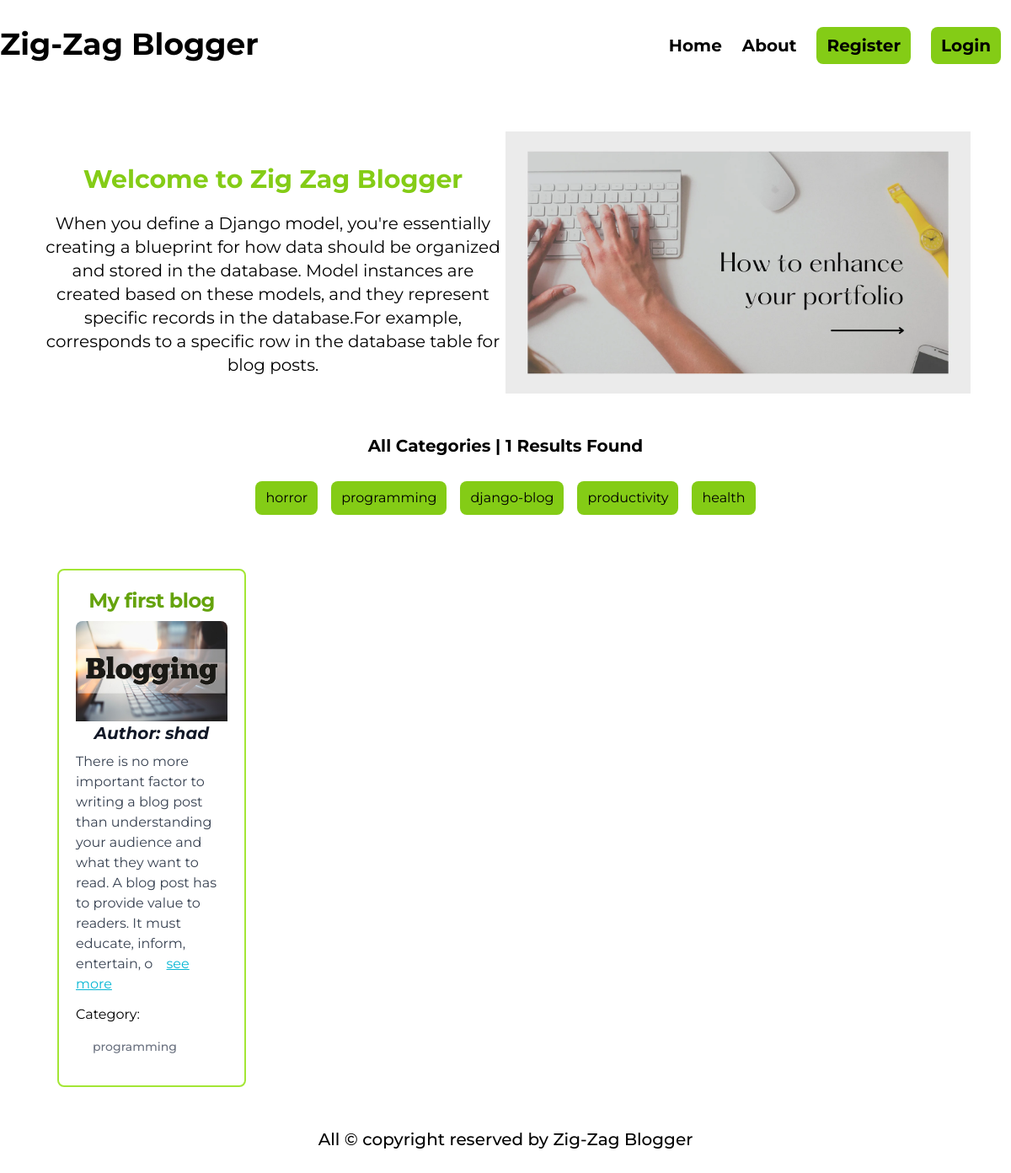
/category/programming/, run on the app's committed database.
### categories/models.py (models this page shows, shortened)
class Category(models.Model):
    name = models.CharField(max_length=50)
    slug = models.SlugField(max_length=100, unique = True, null=True, blank=True)

### posts/models.py (models this page shows, shortened)
class Post(models.Model):
    title = models.CharField(max_length=50)
    content = models.TextField()
    category = models.ManyToManyField(Category)
    author = models.ForeignKey(User, on_delete=models.CASCADE)
    image = models.ImageField(upload_to='posts/media/uploads/', blank=True, null = True)

### blog_project_1/views.py (the view)
# urls.py: path('', views.home, name='home')
def home(req, category_slug = None):
    data = Post.objects.all()
    if category_slug is not None:
        category = Category.objects.get(slug = category_slug)
        data = Post.objects.filter(category = category)
    category = Category.objects.all()
    return render(req, 'home2.html', {'data': data,'category': category})

### templates/home2.html
{% extends "base.html" %} {% block content %} {% load static %}
<div class="m-12 text-center flex items-center">
  <div class="w-1/2">
    <h1 class="text-3xl font-bold text-center text-lime-500 my-5">
      Welcome to Zig Zag Blogger
    </h1>
    <p class="text-xl">
      When you define a Django model, you're essentially creating a blueprint
      for how data should be organized and stored in the database. Model
      instances are created based on these models, and they represent specific
      records in the database.For example, corresponds to a specific row in the
      database table for blog posts.
    </p>
  </div>
  <div class="w-1/2">
    <img
      src="{% static 'banner.webp' %}"
      class="img-fluid rounded-top"
      alt=""
    />
  </div>
</div>
<p class="m-2 text-center text-xl font-bold mt-5">
  All Categories | {{data | length}} Results Found
</p>
<div class="flex items-center justify-center mx-auto my-3 rounded-lg">
  <div class="flex items-center m-4">
    {% for i in category %}
    <a
      class="bg-lime-500 mx-2 px-3 py-2 rounded-lg"
      href="{% url 'category_wise' i.slug %}"
      >{{i.name}}</a
    >
    {% endfor %}
  </div>
</div>
<div class="grid md:grid-cols-2 lg:grid-cols-4 gap-4 my-12 mx-12">
  {% for post in data %}
  <div class="rounded-lg border-2 border-lime-400 mx-5">
    <div class="p-5">
      <h5
        class="mb-2 text-center text-2xl font-bold tracking-tight text-lime-600"
      >
        {{post.title}}
      </h5>
      <img class="rounded-t-lg" src="{{post.image.url}}" alt="#" />
      <h1 class="mb-2 text-center text-xl font-bold italic text-gray-900">
        Author: {{post.author.first_name}}
      </h1>
      <p class="mb-3 font-normal text-gray-700 dark:text-gray-400">
        {{post.content|slice:":200"}}
        <a
          class="underline mx-3 text-cyan-500"
          href="{% url 'details_page' post.id %}"
          >see more</a
        >
      </p>
      <p>
        Category: {% for cat in post.category.all %}
        <a
          href="#"
          class="inline-flex items-center px-3 py-2 text-sm font-medium text-center text-gray-500 m-2"
        >
          {{cat.name}}
        </a>
        {% endfor %}
      </p>
    </div>
  </div>
  {% endfor %}
</div>
{% endblock %}

### data on the page
Category: name "horror"
Category: name "programming"
Category: name "django-blog"
Category: name "productivity"
Category: name "health"
Post: title "My first blog", image (picture), author.first_name "shad", content "There is no more important factor to writing a blog post than understanding your audience and what they want to read. A blog post has to provide value to readers. It must educate, inform, entertain, o"

### other printed values
{{ data | length }} "1"
